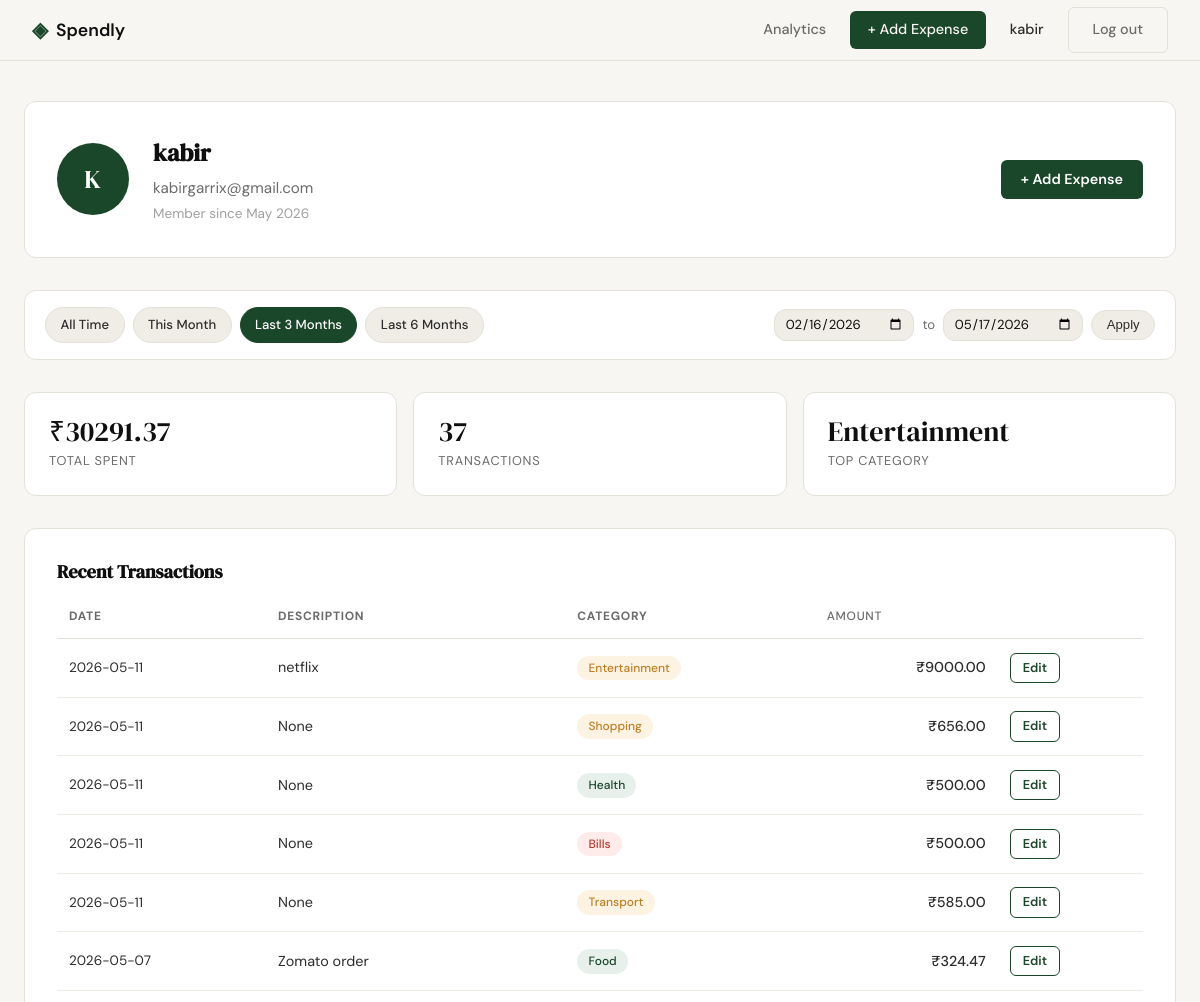
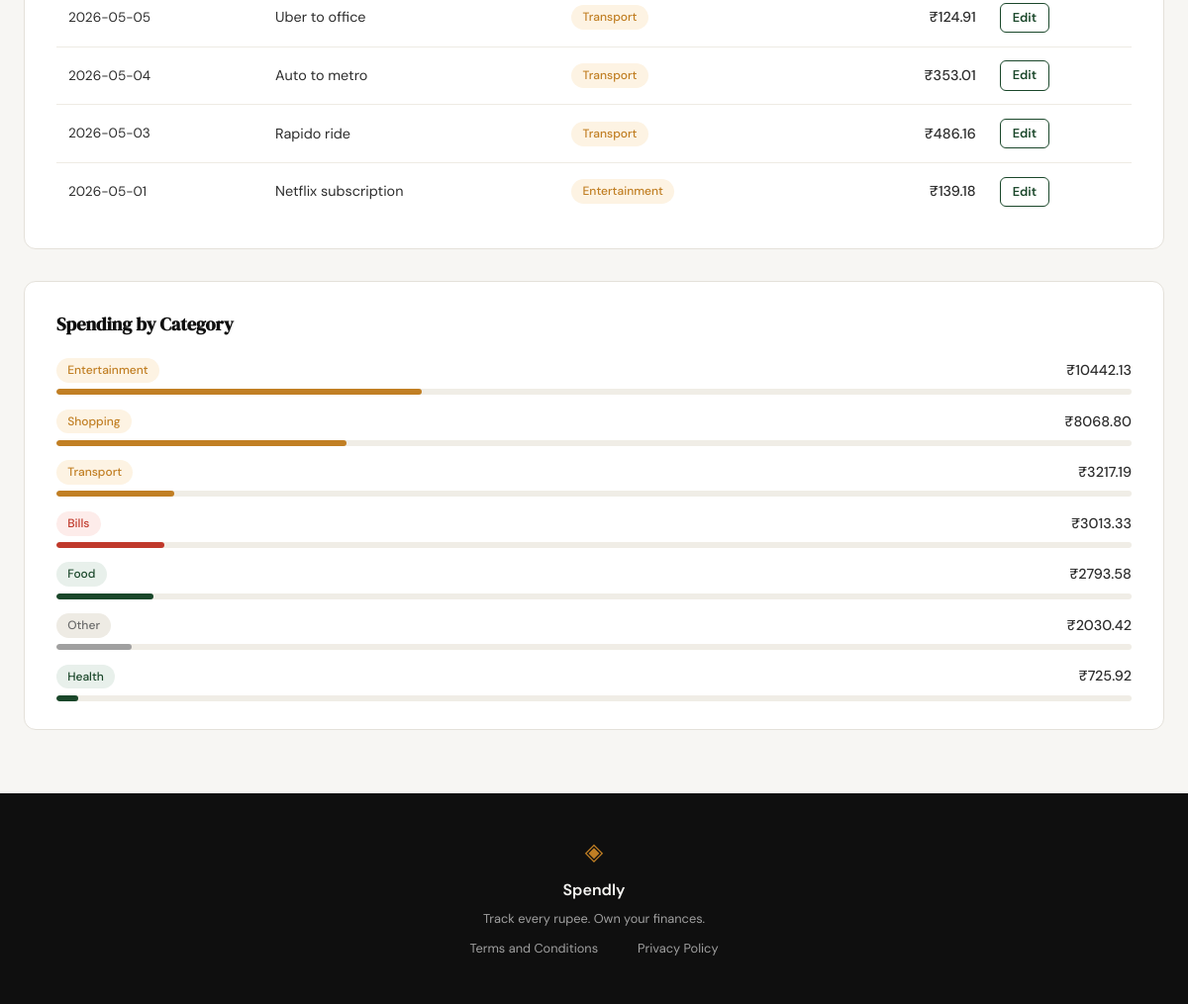
Screenshot of /profile?date_from=2026-02-16&date_to=2026-05-17 (signed in) with the database file from the repository (2 pictures, top to bottom).
### tables this page shows
CREATE TABLE users (
            id            INTEGER PRIMARY KEY AUTOINCREMENT,
            name          TEXT    NOT NULL,
            email         TEXT    UNIQUE NOT NULL,
            password_hash TEXT    NOT NULL,
            created_at    TEXT    DEFAULT (datetime('now'))
        );

CREATE TABLE expenses (
            id          INTEGER PRIMARY KEY AUTOINCREMENT,
            user_id     INTEGER NOT NULL REFERENCES users(id),
            amount      REAL    NOT NULL,
            category    TEXT    NOT NULL,
            date        TEXT    NOT NULL,
            description TEXT,
            created_at  TEXT    DEFAULT (datetime('now'))
        );

### app.py (the view)
@app.route("/profile")
def profile():
    if not session.get("user_id"):
        return redirect(url_for("login"))
    name = session.get("user_name", "")
    initials = "".join(part[0].upper() for part in name.split() if part)[:2]
    db_user = get_user_by_id(session["user_id"])
    user = {
        "name": name,
        "email": session.get("user_email", ""),
        "member_since": db_user["member_since"] if db_user else "",
        "initials": initials,
    }
    raw_from = request.args.get("date_from", "").strip()
    raw_to = request.args.get("date_to", "").strip()
    date_from = date_to = None
    try:
        if raw_from:
            datetime.datetime.strptime(raw_from, "%Y-%m-%d")
            date_from = raw_from
        if raw_to:
            datetime.datetime.strptime(raw_to, "%Y-%m-%d")
            date_to = raw_to
    except ValueError:
        date_from = date_to = None
    if date_from and date_to and date_from > date_to:
        flash("Start date must be before end date.")
        date_from = date_to = None
    today = datetime.date.today()
    presets = {
        "this_month": (today.replace(day=1).isoformat(), today.isoformat()),
        "last_3_months": (
            (today - datetime.timedelta(days=90)).isoformat(),
            today.isoformat(),
        ),
        "last_6_months": (
            (today - datetime.timedelta(days=180)).isoformat(),
            today.isoformat(),
        ),
    }
    active_preset = "all_time"
    if date_from and date_to:
        active_preset = "custom"
        for preset_key, (pf, pt) in presets.items():
            if date_from == pf and date_to == pt:
                active_preset = preset_key
                break
    stats = get_summary_stats(session["user_id"], date_from, date_to)
    transactions = get_recent_transactions(
        session["user_id"], date_from=date_from, date_to=date_to
    )
    categories = get_category_breakdown(session["user_id"], date_from, date_to)
    return render_template(
        "profile.html",
        user=user,
        stats=stats,
        transactions=transactions,
        categories=categories,
        date_from=date_from,
        date_to=date_to,
        presets=presets,
        active_preset=active_preset,
    )

### database/db.py (called while the page is built)
def get_db():
    if "db" not in g:
        db_path = current_app.config.get("DATABASE", "spendly.db")
        g.db = sqlite3.connect(db_path)
        g.db.row_factory = sqlite3.Row
        g.db.execute("PRAGMA foreign_keys = ON")
    return g.db

### database/queries.py (called while the page is built)
def get_user_by_id(user_id):
    row = get_db().execute("SELECT * FROM users WHERE id = ?", (user_id,)).fetchone()
    if row is None:
        return None
    try:
        member_since = datetime.strptime(row["created_at"][:10], "%Y-%m-%d").strftime(
            "%B %Y"
        )
    except (ValueError, TypeError):
        member_since = row["created_at"]
    return {"name": row["name"], "email": row["email"], "member_since": member_since}

def get_recent_transactions(user_id, limit=10, date_from=None, date_to=None):
    use_date = date_from and date_to
    date_clause = " AND date BETWEEN ? AND ?" if use_date else ""
    params = [user_id] + ([date_from, date_to] if use_date else []) + [limit]
    rows = (
        get_db()
        .execute(
            "SELECT id, date, description, category, amount FROM expenses "
            "WHERE user_id = ?" + date_clause + " ORDER BY date DESC LIMIT ?",
            params,
        )
        .fetchall()
    )
    return [dict(r) for r in rows]

def get_summary_stats(user_id, date_from=None, date_to=None):
    db = get_db()
    use_date = date_from and date_to
    date_clause = " AND date BETWEEN ? AND ?" if use_date else ""
    params = (user_id, date_from, date_to) if use_date else (user_id,)
    row = db.execute(
        "SELECT COALESCE(SUM(amount), 0) AS total_spent, COUNT(*) AS transaction_count "
        "FROM expenses WHERE user_id = ?" + date_clause,
        params,
    ).fetchone()
    top = db.execute(
        "SELECT category FROM expenses WHERE user_id = ?"
        + date_clause
        + " GROUP BY category ORDER BY SUM(amount) DESC LIMIT 1",
        params,
    ).fetchone()
    return {
        "total_spent": row["total_spent"],
        "transaction_count": row["transaction_count"],
        "top_category": top["category"] if top else "—",
    }

### templates/profile.html (shortened to what this page needs)
{% extends "base.html" %}
{% block head %}
    <link rel="stylesheet" href="{{ url_for('static', filename='css/profile.css') }}">
{% endblock %}
{% block content %}
<div class="profile-container">
    <div class="profile-header">
        <div class="avatar">{{ user.initials }}</div>
        <div class="profile-meta">
            <h1 class="profile-name">{{ user.name }}</h1>
            <p class="profile-email">{{ user.email }}</p>
            <p class="profile-since">Member since {{ user.member_since }}</p>
        </div>
        <a href="{{ url_for('add_expense') }}" class="btn-add-expense profile-add-btn">+ Add Expense</a>
    </div>
    <div class="filter-bar">
        <div class="filter-presets">
            <a href="{{ url_for('profile') }}"
               class="filter-btn{% if active_preset == 'all_time' %} filter-btn--active{% endif %}">All Time</a>
            <a href="{{ url_for('profile', date_from=presets.this_month[0], date_to=presets.this_month[1]) }}"
               class="filter-btn{% if active_preset == 'this_month' %} filter-btn--active{% endif %}">This Month</a>
            <a href="{{ url_for('profile', date_from=presets.last_3_months[0], date_to=presets.last_3_months[1]) }}"
               class="filter-btn{% if active_preset == 'last_3_months' %} filter-btn--active{% endif %}">Last 3 Months</a>
            <a href="{{ url_for('profile', date_from=presets.last_6_months[0], date_to=presets.last_6_months[1]) }}"
               class="filter-btn{% if active_preset == 'last_6_months' %} filter-btn--active{% endif %}">Last 6 Months</a>
        </div>
        <form class="filter-custom" method="get" action="{{ url_for('profile') }}">
            <input type="date" name="date_from" value="{{ date_from or '' }}">
            <span class="filter-sep">to</span>
            <input type="date" name="date_to" value="{{ date_to or '' }}">
            <button type="submit" class="filter-btn">Apply</button>
        </form>
    </div>
    <div class="stats-row">
        <div class="stat-card">
            <span class="stat-value">₹{{ "%.2f"|format(stats.total_spent) }}</span>
            <span class="stat-label">Total Spent</span>
        </div>
        <div class="stat-card">
            <span class="stat-value">{{ stats.transaction_count }}</span>
            <span class="stat-label">Transactions</span>
        </div>
        <div class="stat-card">
            <span class="stat-value">{{ stats.top_category }}</span>
            <span class="stat-label">Top Category</span>
        </div>
    </div>
    <section class="profile-section">
        <h2 class="section-title">Recent Transactions</h2>
        <div class="table-wrapper">
            <table class="transactions-table">
                <thead>
                    <tr>
                        <th>Date</th>
                        <th>Description</th>
                        <th>Category</th>
                        <th class="col-amount">Amount</th>
                        <th></th>
                    </tr>
                </thead>
                <tbody>
                    {% if transactions %}
                    {% for tx in transactions %}
                    <tr>
                        <td class="col-date">{{ tx.date }}</td>
                        <td>{{ tx.description }}</td>
                        <td><span class="badge badge-{{ tx.category|lower }}">{{ tx.category }}</span></td>
                        <td class="col-amount">₹{{ "%.2f"|format(tx.amount) }}</td>
                        <td><a href="{{ url_for('edit_expense', id=tx.id) }}" class="btn-edit">Edit</a></td>
                    </tr>
                    {% endfor %}
                    {% else %}
                    <tr><td colspan="5" class="empty-state">No transactions found for this period.</td></tr>
                    {% endif %}
                </tbody>
            </table>
        </div>
    </section>
    <section class="profile-section">
        <h2 class="section-title">Spending by Category</h2>
        {% if categories %}
        <ul class="category-list">
            {% for cat in categories %}
            <li class="category-row">
                <div class="category-info">
                    <span class="badge badge-{{ cat.name|lower }}">{{ cat.name }}</span>
                    <span class="category-total">₹{{ "%.2f"|format(cat.total) }}</span>
                </div>
                <div class="progress-bar-track">
                    <div class="progress-bar-fill badge-{{ cat.name|lower }}" style="--pct: {{ cat.percentage }}%"></div>
                </div>
            </li>
            {% endfor %}
        </ul>
        {% else %}
        <p class="empty-state">No spending data for this period.</p>
        {% endif %}
    </section>
</div>
{% endblock %}

### templates/base.html (shortened to what this page needs)
<!DOCTYPE html>
<html lang="en">
<head>
    <link rel="stylesheet" href="{{ url_for('static', filename='css/style.css') }}">
    {% block head %}{% endblock %}
</head>
<body>
    <nav class="navbar">
        <div class="nav-inner">
            <a href="{{ url_for('landing') }}" class="nav-brand">
                <span class="brand-icon">◈</span>
                <span class="brand-name">Spendly</span>
            </a>
            <div class="nav-links">
                {% if session.get("user_id") %}
                    <a href="{{ url_for('analytics') }}" class="{% if request.endpoint == 'analytics' %}nav-active{% endif %}">Analytics</a>
                    <a href="{{ url_for('add_expense') }}" class="nav-add-btn">+ Add Expense</a>
                    <span class="nav-username">{{ session.get("user_name") }}</span>
                    <a href="{{ url_for('logout') }}" class="btn-ghost">Log out</a>
                {% else %}
                    <a href="{{ url_for('login') }}">Sign in</a>
                    <a href="{{ url_for('register') }}" class="nav-cta">Get started</a>
                {% endif %}
            </div>
        </div>
    </nav>
    <main class="main-content">
        {% block content %}{% endblock %}
    </main>
    <footer class="footer">
        <div class="footer-inner">
            <span class="brand-icon">◈</span>
            <span class="footer-name">Spendly</span>
            <p class="footer-copy">Track every rupee. Own your finances.</p>
            <div class="footer-links">
                <a href="/terms">Terms and Conditions</a><br>
                <a href="/privacy">Privacy Policy</a>
            </div>
        </div>
    </footer>
</body>
</html>

### static/css/style.css (style rules this page uses)
:root { --ink: #0f0f0f; --ink-soft: #2d2d2d; --ink-muted: #6b6b6b; --ink-faint: #a0a0a0; --paper: #f7f6f3; --paper-warm: #f0ede6; --paper-card: #ffffff; --accent: #1a472a; --accent-light: #e8f0eb; --accent-2: #c17f24; --accent-2-light: #fdf3e3; --danger: #c0392b; --danger-light: #fdecea; --border: #e4e1da; --border-soft: #eeebe4; --font-display: 'DM Serif Display', Georgia, serif; --font-body: 'DM Sans', system-ui, sans-serif; --max-width: 1200px; --auth-width: 440px; --radius-sm: 6px; --radius-md: 12px; --radius-lg: 20px; }
*, *::before, *::after { box-sizing: border-box; margin: 0; padding: 0; }
html { font-size: 16px; scroll-behavior: smooth; }
body { background: var(--paper); color: var(--ink); font-family: var(--font-body); font-size: 1rem; line-height: 1.6; -webkit-font-smoothing: antialiased; }
a { color: inherit; text-decoration: none; }
.navbar { position: sticky; top: 0; z-index: 100; background: var(--paper); border-bottom: 1px solid var(--border); padding: 0 2rem; }
.nav-inner { max-width: var(--max-width); margin: 0 auto; height: 60px; display: flex; align-items: center; justify-content: space-between; }
.nav-brand { display: flex; align-items: center; gap: 0.5rem; font-family: var(--font-body); font-weight: 600; font-size: 1.1rem; color: var(--ink); }
.brand-icon { color: var(--accent); font-size: 1.3rem; }
.brand-name { color: var(--ink); }
.nav-links { display: flex; align-items: center; gap: 1.5rem; font-size: 0.9rem; font-weight: 500; }
.nav-links a { color: var(--ink-muted); transition: color 0.2s; }
.main-content { min-height: calc(100vh - 60px - 100px); }
.btn-ghost { display: inline-block; background: transparent; color: var(--ink-soft); padding: 0.65rem 1.5rem; border-radius: var(--radius-sm); font-size: 0.9rem; font-weight: 500; border: 1px solid var(--border); transition: all 0.2s; text-decoration: none; }
.footer { background: var(--ink); color: var(--paper); padding: 2.5rem 2rem; text-align: center; }
.footer-inner { display: flex; flex-direction: column; align-items: center; gap: 0.4rem; }
.footer .brand-icon { color: var(--accent-2); font-size: 1.5rem; }
.footer-name { font-weight: 600; font-size: 1rem; }
.footer-copy { font-size: 0.8rem; color: var(--ink-faint); }
.footer-links { display: flex; gap: 1.25rem; margin-top: 0.25rem; }
.footer-links a { font-size: 0.8rem; color: var(--ink-faint); transition: color 0.2s; }
.nav-add-btn { background: var(--accent) !important; color: var(--paper) !important; padding: 0.45rem 1.1rem; border-radius: var(--radius-sm); transition: background 0.2s !important; }

### rows the page displays
users: get "kabir", name "kabir", email "kabirgarrix@gmail.com"
expenses: date "2026-05-11", description "netflix", category "Entertainment", amount "9000.00"
expenses: date "2026-05-11", description "None", category "Shopping", amount "656.00"
expenses: date "2026-05-11", description "None", category "Health", amount "500.00"
expenses: date "2026-05-11", description "None", category "Bills", amount "500.00"
expenses: date "2026-05-11", description "None", category "Transport", amount "585.00"
expenses: date "2026-05-07", description "Zomato order", category "Food", amount "324.47"
expenses: date "2026-05-05", description "Uber to office", category "Transport", amount "124.91"
expenses: date "2026-05-04", description "Auto to metro", category "Transport", amount "353.01"
expenses: date "2026-05-03", description "Rapido ride", category "Transport", amount "486.16"
expenses: date "2026-05-01", description "Netflix subscription", category "Entertainment", amount "139.18"

### other values shown
{{ user.initials }} "K"
{{ user.member_since }} "May 2026"
{{ "%.2f"|format(stats.total_spent) }} "30291.37"
{{ stats.transaction_count }} "37"
{{ stats.top_category }} "Entertainment"
{{ cat.name }} "Entertainment" "Shopping" "Transport" "Bills" "Food" "Other" "Health"
{{ "%.2f"|format(cat.total) }} "10442.13" "8068.80" "3217.19" "3013.33" "2793.58" "2030.42" "725.92"
